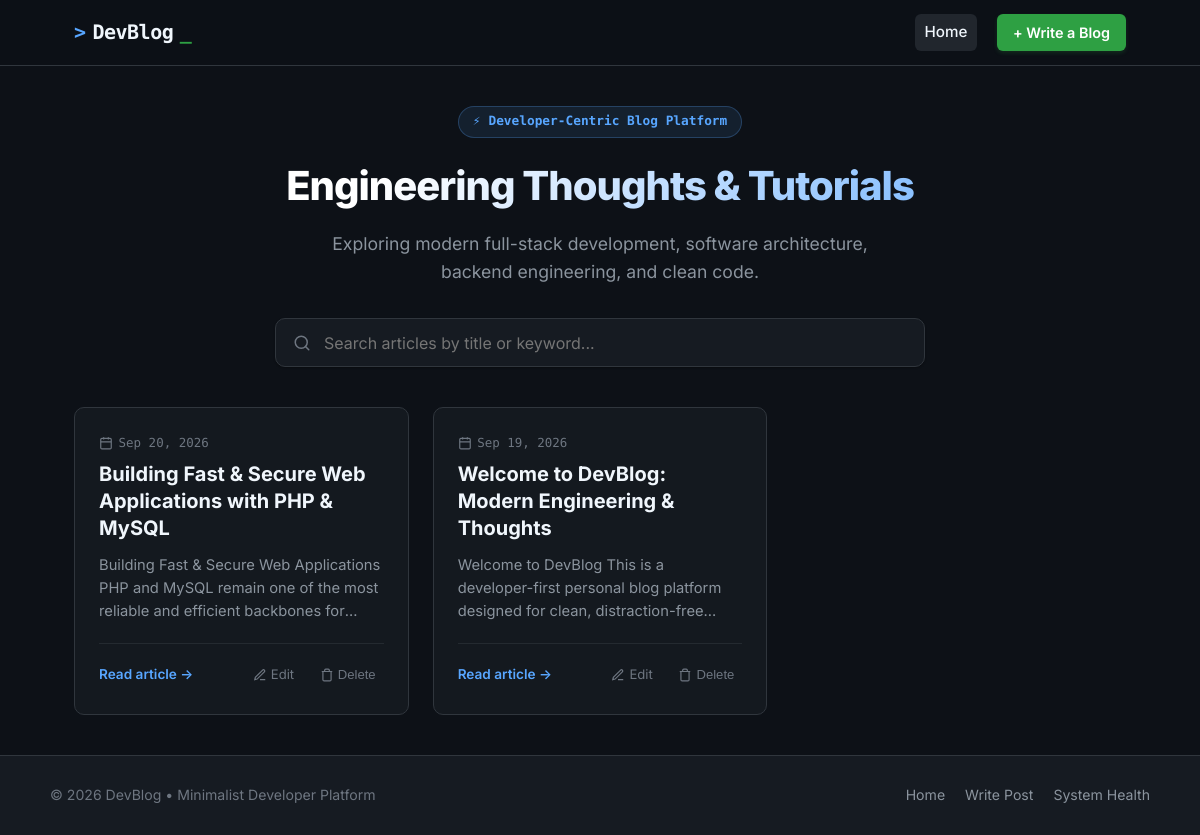
The page / on the database its author committed.
### tables this page shows
CREATE TABLE IF NOT EXISTS `posts` (
    `id` INT AUTO_INCREMENT PRIMARY KEY,
    `title` VARCHAR(255) NOT NULL,
    `content` MEDIUMTEXT NOT NULL,
    `created_at` TIMESTAMP DEFAULT CURRENT_TIMESTAMP,
    `updated_at` TIMESTAMP DEFAULT CURRENT_TIMESTAMP ON UPDATE CURRENT_TIMESTAMP,
    INDEX `idx_posts_created_at` (`created_at` DESC)
);

### index.php (the view, shortened to what this page needs)
<?php
$posts = [];
$dbError = null;
try {
    $pdo = Database::getConnection();
    $stmt = $pdo->query('
        SELECT id, title, content, created_at, updated_at
        FROM posts
        ORDER BY created_at DESC
    ');
    $posts = $stmt->fetchAll();
} catch (Throwable $e) {
    $dbError = $e->getMessage();
}
require_once __DIR__ . '/views/header.php';
?>
<section class="hero-section">
    <div class="hero-badge">
        <span>⚡</span> Developer-Centric Blog Platform
    </div>
    <h1 class="hero-title">Engineering Thoughts & Tutorials</h1>
    <p class="hero-subtitle">Exploring modern full-stack development, software architecture, backend engineering, and clean code.</p>
    <div class="search-container">
        <input type="text" id="search-posts" class="search-input" placeholder="Search articles by title or keyword..." autocomplete="off">
    </div>
</section>
<section class="posts-grid" id="posts-container">
    <?php if (empty($posts) && !$dbError): ?>
        <div class="empty-state">
            <div class="empty-icon">📝</div>
            <h2 class="empty-title">No Blog Posts Yet</h2>
            <p class="empty-text">Be the first to share your engineering ideas, guides, or snippets with the community.</p>
            <a href="create.php" class="nav-btn" style="display: inline-flex;">Write Your First Post</a>
        </div>
    <?php else: ?>
        <?php foreach ($posts as $post): ?>
            <?php
                $cleanExcerpt = strip_tags($post['content']);
                $cleanExcerpt = preg_replace('/[#*`_>\[\]]/', '', $cleanExcerpt);
                $formattedDate = date('M j, Y', strtotime($post['created_at']));
            ?>
            <article class="post-card"
                     data-id="<?= (int)$post['id'] ?>"
                     data-title="<?= htmlspecialchars(strtolower($post['title']), ENT_QUOTES, 'UTF-8') ?>"
                     data-excerpt="<?= htmlspecialchars(strtolower($cleanExcerpt), ENT_QUOTES, 'UTF-8') ?>">
                <div>
                    <div class="post-card-header">
                        <span class="post-card-date">
                            <svg width="14" height="14" viewBox="0 0 24 24" fill="none" stroke="currentColor" stroke-width="2">
                                <rect x="3" y="4" width="18" height="18" rx="2" ry="2"></rect>
                                <line x1="16" y1="2" x2="16" y2="6"></line>
                                <line x1="8" y1="2" x2="8" y2="6"></line>
                                <line x1="3" y1="10" x2="21" y2="10"></line>
                            </svg>
                            <?= $formattedDate ?>
                        </span>
                        <h2 class="post-card-title">
                            <a href="post.php?id=<?= (int)$post['id'] ?>">
                                <?= htmlspecialchars($post['title'], ENT_QUOTES, 'UTF-8') ?>
                            </a>
                        </h2>
                    </div>
                    <p class="post-card-excerpt">
                        <?= htmlspecialchars(mb_substr($cleanExcerpt, 0, 160) . (mb_strlen($cleanExcerpt) > 160 ? '...' : ''), ENT_QUOTES, 'UTF-8') ?>
                    </p>
                </div>
                <div class="post-card-footer">
                    <a href="post.php?id=<?= (int)$post['id'] ?>" class="post-read-link">
                        Read article &rarr;
                    </a>
                    <div class="post-card-actions">
                        <a href="edit.php?id=<?= (int)$post['id'] ?>" class="action-btn" title="Edit Post">
                            <svg width="14" height="14" viewBox="0 0 24 24" fill="none" stroke="currentColor" stroke-width="2">
                                <path d="M12 20h9"></path>
                                <path d="M16.5 3.5a2.121 2.121 0 0 1 3 3L7 19l-4 1 1-4L16.5 3.5z"></path>
                            </svg>
                            Edit
                        </a>
                        <button type="button" class="action-btn delete-btn" data-id="<?= (int)$post['id'] ?>" title="Delete Post">
                            <svg width="14" height="14" viewBox="0 0 24 24" fill="none" stroke="currentColor" stroke-width="2">
                                <polyline points="3 6 5 6 21 6"></polyline>
                                <path d="M19 6v14a2 2 0 0 1-2 2H7a2 2 0 0 1-2-2V6m3 0V4a2 2 0 0 1 2-2h4a2 2 0 0 1 2 2v2"></path>
                            </svg>
                            Delete
                        </button>
                    </div>
                </div>
            </article>
        <?php endforeach; ?>
    <?php endif; ?>
</section>
<?php require_once __DIR__ . '/views/footer.php'; ?>

### views/header.php (shortened to what this page needs)
<!DOCTYPE html>
<html lang="en">
<head>
    <link rel="stylesheet" href="https://cdnjs.cloudflare.com/ajax/libs/highlight.js/11.9.0/styles/github-dark.min.css">
    <link rel="stylesheet" href="assets/css/style.css">
</head>
<body>
    <header class="site-header">
        <div class="header-container">
            <a href="index.php" class="brand-logo">
                <span class="brand-prefix">&gt;</span>
                <span class="brand-title">DevBlog</span>
                <span class="cursor-blink">_</span>
            </a>
            <nav class="nav-links" id="site-nav">
                <a href="index.php" class="nav-link <?= (basename($_SERVER['PHP_SELF']) === 'index.php') ? 'active' : '' ?>">Home</a>
                <a href="create.php" class="nav-btn">+ Write a Blog</a>
            </nav>
        </div>
    </header>
    <main class="main-container">

### views/footer.php (shortened to what this page needs)
    </main>
    <footer class="site-footer">
        <div class="footer-container">
            <p>&copy; <?= date('Y') ?> DevBlog &bull; Minimalist Developer Platform</p>
            <div class="footer-links">
                <a href="index.php" class="footer-link">Home</a>
                <a href="create.php" class="footer-link">Write Post</a>
                <a href="api/health.php" target="_blank" class="footer-link">System Health</a>
            </div>
        </div>
    </footer>
</body>
</html>

### rows shown on the page
posts: created_at "Sep 20, 2026", title "Building Fast & Secure Web Applications with PHP & MySQL", content "Building Fast & Secure Web Applications PHP and MySQL remain one of the most reliable and efficient backbones…"
posts: created_at "Sep 19, 2026", title "Welcome to DevBlog: Modern Engineering & Thoughts", content "Welcome to DevBlog This is a developer-first personal blog platform designed for clean,…"
